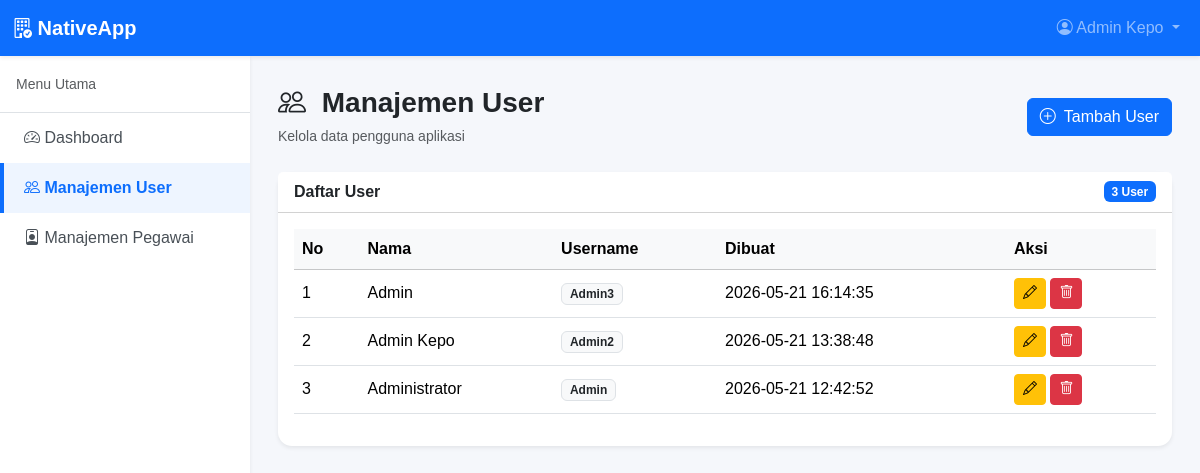
The app's page /index.php?page=user (signed in) with its own data.
### tables this page shows
CREATE TABLE `users` (
  `id` int NOT NULL,
  `nama` varchar(100) DEFAULT NULL,
  `username` varchar(100) DEFAULT NULL,
  `password` varchar(255) DEFAULT NULL,
  `role` varchar(50) DEFAULT NULL,
  `created_at` timestamp NULL DEFAULT CURRENT_TIMESTAMP
);

### helpers/auth.php (called while the page is built, shortened)
<?php
function e($text)
{
    return htmlspecialchars((string)$text, ENT_QUOTES, 'UTF-8');
}
?>

### views/user/index.php (the view, shortened to what this page needs)
<?php
$result = mysqli_query($koneksi, "SELECT id, nama, username, created_at FROM users ORDER BY id DESC");
$users = mysqli_fetch_all($result, MYSQLI_ASSOC);
?>
<div class="d-flex justify-content-between align-items-center mb-4">
    <div>
        <h3 class="fw-bold mb-1"> <i class="bi bi-people me-2"></i> Manajemen User</h3>
        <small class="text-muted">Kelola data pengguna aplikasi</small>
    </div>
    <button type="button" class="btn btn-primary" data-bs-toggle="modal" data-bs-target="#modalTambahUser">
        <i class="bi bi-plus-circle me-1"></i> Tambah User
    </button>
</div>
<div class="card shadow-sm border-0">
    <div class="card-header bg-white fw-bold d-flex justify-content-between align-items-center">
        <span>Daftar User</span>
        <span class="badge bg-primary"><?= count($users); ?> User</span>
    </div>
    <div class="card-body table-responsive">
        <table class="table table-hover align-middle">
            <thead class="table-light">
                <tr>
                    <th>No</th>
                    <th>Nama</th>
                    <th>Username</th>
                    <th>Dibuat</th>
                    <th width="150">Aksi</th>
                </tr>
            </thead>
            <tbody>
                <?php foreach ($users as $no => $row): ?>
                    <tr>
                        <td><?= $no + 1; ?></td>
                        <td><?= e($row['nama']); ?></td>
                        <td><span class="badge bg-light text-dark border"><?= e($row['username']); ?></span></td>
                        <td><?= e($row['created_at']); ?></td>
                        <td>
                            <button type="button" class="btn btn-sm btn-warning" data-bs-toggle="modal" data-bs-target="#modalEditUser<?= e($row['id']); ?>">
                                <i class="bi bi-pencil"></i>
                            </button>
                            <a class="btn btn-sm btn-danger" onclick="return confirm('Hapus data ini?')" href="index.php?page=user&aksi=hapus&id=<?= e($row['id']); ?>">
                                <i class="bi bi-trash"></i>
                            </a>
                        </td>
                    </tr>
                <?php endforeach; ?>
            </tbody>
        </table>
    </div>
</div>

### assets/css/style.css (style rules this page uses)
body { background: #f5f7fb; font-family: Arial, Helvetica, sans-serif; }
.card { border: none; border-radius: 14px; }

### records on screen
users: nama "Admin", username "Admin3", created_at "2026-05-21 16:14:35"
users: nama "Admin Kepo", username "Admin2", created_at "2026-05-21 13:38:48"
users: nama "Administrator", username "Admin", created_at "2026-05-21 12:42:52"

### other values on screen
$_SESSION['nama'] "Admin Kepo"
count($users) "3"
